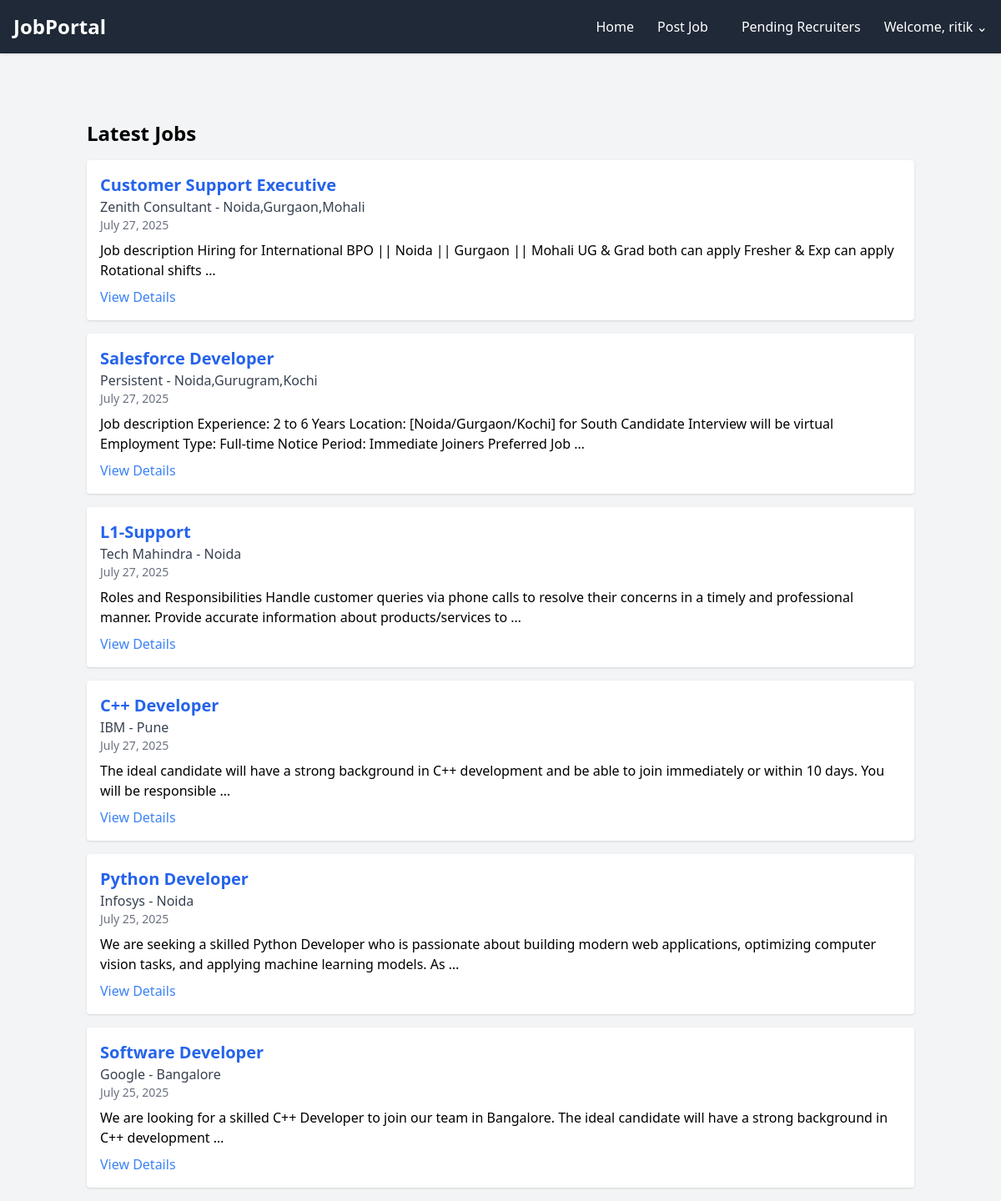
The app's page / (signed in) with its own data.
### jobs/models.py (models this page shows, shortened)
class JobPost(models.Model):
    title = models.CharField(max_length=255)
    company = models.CharField(max_length=255)
    location = models.CharField(max_length=255)
    description = models.TextField()
    posted_at = models.DateTimeField(auto_now_add=True)

### jobs/views.py (the view)
# urls.py: path('', JobListView.as_view(), name='job_list'),
class JobListView(ListView):
    model = JobPost
    template_name = 'jobs/job_list.html'
    context_object_name = 'jobs'
    paginate_by = 10
    def get_queryset(self):
        query = self.request.GET.get('q')
        if query:
            return JobPost.objects.filter(
                Q(title__icontains=query) | Q(description__icontains=query)
            ).order_by('-posted_at')  # Ensure consistent pagination
        return JobPost.objects.all().order_by('-posted_at')  # Order by latest first

### jobs/templatetags/profile_extras.py (called while the page is built)
@register.filter(name='can_post_job')
def can_post_job(user):
    if not user.is_authenticated:
        return False
    if user.is_staff:
        return True
    profile = getattr(user, 'userprofile', None)
    if profile and profile.is_recruiter and profile.is_approved:
        return True
    return False

### jobs/templates/jobs/job_list.html (shortened to what this page needs)
{% extends "base.html" %}
{% block content %}
<h2 class="text-2xl font-bold mb-4">Latest Jobs</h2>
{% for job in jobs %}
  <div class="bg-white p-4 rounded shadow mb-4">
    <h3 class="text-xl font-semibold text-blue-600">{{ job.title }}</h3>
    <p class="text-gray-700">{{ job.company }} - {{ job.location }}</p>
    <p class="text-sm text-gray-500">{{ job.posted_at|date:"F d, Y" }}</p>
    <p class="mt-2">{{ job.description|truncatewords:25 }}</p>
    <a href="{% url 'job_detail' job.pk %}" class="text-blue-500 mt-2 inline-block">View Details</a>
  </div>
{% empty %}
  <p>No jobs posted yet.</p>
{% endfor %}
{% endblock %}

### templates/base.html (shortened to what this page needs)
<!DOCTYPE html>
<html lang="en">
<head>
  {% load profile_extras %}
  <script src="https://cdn.tailwindcss.com"></script>
</head>
<body class="pt-16 bg-gray-100 font-sans leading-normal tracking-normal">
  <nav class="fixed top-0 left-0 w-full bg-gray-800 text-white px-4 py-3 flex items-center justify-between shadow z-50">
    <a href="{% url 'job_list' %}" class="text-2xl font-bold">JobPortal</a>
    <div class="hidden md:flex space-x-4 items-center">
      <a href="{% url 'job_list' %}" class="hover:text-yellow-400">Home</a>
      {% if user.is_authenticated %}
        {% if user|can_post_job %}
          <a href="{% url 'job_create' %}" class="px-3 py-2 hover:text-yellow-400">Post Job</a>
        {% endif %}
        {% if user.is_staff %}
          <a href="{% url 'pending_recruiters' %}" class="px-3 py-2 hover:text-yellow-400">Pending Recruiters</a>
        {% endif %}
        <div class="relative group">
          <button class="hover:text-yellow-400 focus:outline-none">Welcome, {{ user.username }} ⌄</button>
        </div>
      {% else %}
        <a href="{% url 'login' %}" class="hover:text-yellow-400">Login</a>
        <a href="{% url 'register' %}" class="hover:text-yellow-400">Register</a>
      {% endif %}
    </div>
  </nav>
<div class="container mx-auto pt-20 px-4">
    {% block content %}{% endblock %}
  </div>
</body>
</html>

### records on screen
JobPost: title "Customer Support Executive", company "Zenith Consultant", location "Noida,Gurgaon,Mohali", posted_at "July 27, 2025", description "Job description Hiring for International BPO || Noida || Gurgaon || Mohali UG & Grad both can apply Fresher & Exp can apply Rotational shifts …"
JobPost: title "Salesforce Developer", company "Persistent", location "Noida,Gurugram,Kochi", posted_at "July 27, 2025", description "Job description Experience: 2 to 6 Years Location: [Noida/Gurgaon/Kochi] for South Candidate Interview will be virtual Employment Type: Full-time Notice Period: Immediate Joiners Preferred Job …"
JobPost: title "L1-Support", company "Tech Mahindra", location "Noida", posted_at "July 27, 2025", description "Roles and Responsibilities Handle customer queries via phone calls to resolve their concerns in a timely and professional manner. Provide accurate information about products/services to …"
JobPost: title "C++ Developer", company "IBM", location "Pune", posted_at "July 27, 2025", description "The ideal candidate will have a strong background in C++ development and be able to join immediately or within 10 days. You will be responsible …"
JobPost: title "Python Developer", company "Infosys", location "Noida", posted_at "July 25, 2025", description "We are seeking a skilled Python Developer who is passionate about building modern web applications, optimizing computer vision tasks, and applying machine learning models. As …"
JobPost: title "Software Developer", company "Google", location "Bangalore", posted_at "July 25, 2025", description "We are looking for a skilled C++ Developer to join our team in Bangalore. The ideal candidate will have a strong background in C++ development …"

### other values on screen
{{ user.username }} "ritik"
